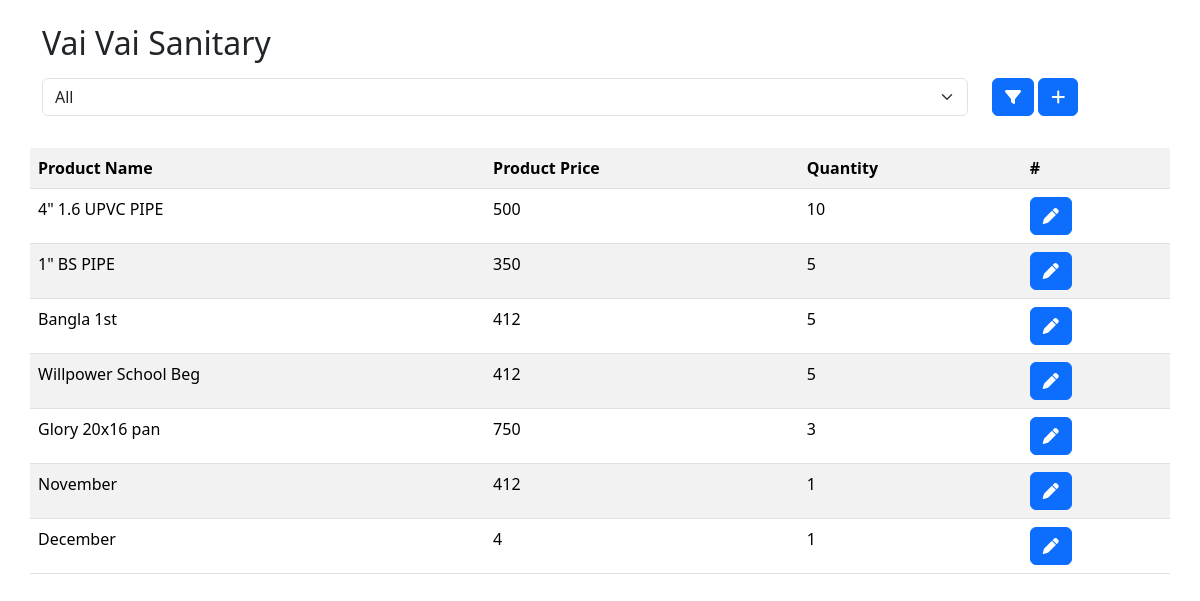
The page / on the database its author committed.
### my_app/models.py (models this page shows, shortened)
class Product(models.Model):
    name = models.CharField(max_length=100)
    price = models.IntegerField()
    stock = models.IntegerField()
    category = models.ForeignKey(Category, on_delete=models.CASCADE)

### VVS/views.py (the view)
# urls.py: path('', views.index, name="index"),
def index(request):
    categories = Category.objects.all()
    products = Product.objects.all()
    context = {
        'categories': categories,
        'products': products,
    }
    if request.method == "GET":
        filter_key = request.GET.get('filter')
        if filter_key and filter_key != "All":
            products = Product.objects.filter(category__name=filter_key)
            context['products'] = products
            context['filter'] = filter_key
            return render(request, 'index.html', context)
    return render(request, 'index.html', context)

### my_app/models.py (called while the page is built)
    def __str__(self):
        return self.name

### templates/index.html (shortened to what this page needs)
<!doctype html>
<html lang="en">
<head>
    <link href="https://cdn.jsdelivr.net/npm/bootstrap@5.3.2/dist/css/bootstrap.min.css" rel="stylesheet"
>
    <link rel="stylesheet" href="https://cdnjs.cloudflare.com/ajax/libs/font-awesome/6.5.1/css/all.min.css"
 />
</head>
<body>
    <div class="container mt-4">
        <h2>Vai Vai Sanitary</h2>
    </div>
    <div class="container py-2">
        <form action="/" method="get" class="row">
            <div class="col-8 col-lg-10">
                <select name="filter" id="filter" class="form-select">
                    <option value="All">All</option>
                </select>
            </div>
            <div class="col-4 col-lg-2">
                <button type="submit" class="btn btn-primary"><i class="fa fa-filter"></i></button>
                <button type="button" class="btn btn-primary" data-bs-toggle="modal" data-bs-target="#addItem">
                    <i class="fa fa-plus"></i>
                </button>
            </div>
        </form>
    </div>
    <table class="table table-striped container mt-4">
        <tr>
            <th>Product Name</th>
            <th>Product Price</th>
            <th>Quantity</th>
            <th>#</th>
        </tr>
        {% for product in products %}
        <tr>
            <td>{{ product.name }}</td>
            <td>{{ product.price }}</td>
            <td>{{ product.stock }}</td>
            <td><button type="button" class="btn btn-primary" data-bs-toggle="modal"
                    data-bs-target="#modalId{{product.id}}">
                    <i class="fa fa-pen"></i>
                </button></td>
        </tr>
        {% endfor %}
    </table>
</body>
</html>

### rows shown on the page
Product: name "4\" 1.6 UPVC PIPE", price "500", stock "10"
Product: name "1\" BS PIPE", price "350", stock "5"
Product: name "Bangla 1st", price "412", stock "5"
Product: name "Willpower School Beg", price "412", stock "5"
Product: name "Glory 20x16 pan", price "750", stock "3"
Product: name "November", price "412", stock "1"
Product: name "December", price "4", stock "1"
